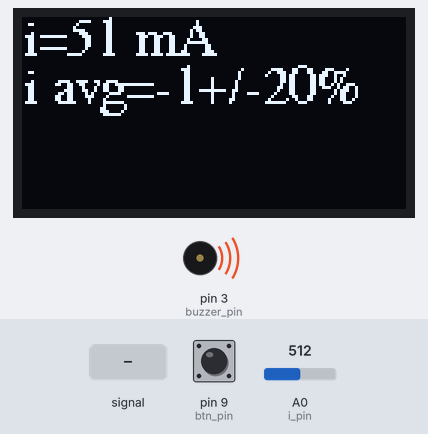
The sketch below on a simulated Arduino Uno, built with avr-gcc and run on an emulated ATmega328P. Shown: 128×64 one-colour display, buzzer (waves = sounding). The test bench sets the inputs (shaded band); at power-on: A0 (i_pin) = 512, pin 9 (btn_pin) HIGH. EEPROM starts erased.

Above: at 1.2 s.
1.3 s: A0 (i_pin) set to 66
At 2.5 s:
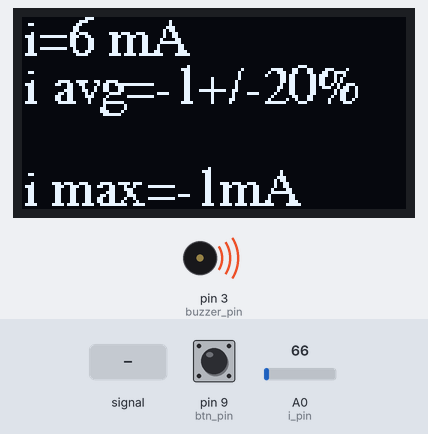
4.3 s: A0 (i_pin) set to 54
At 5.0 s:
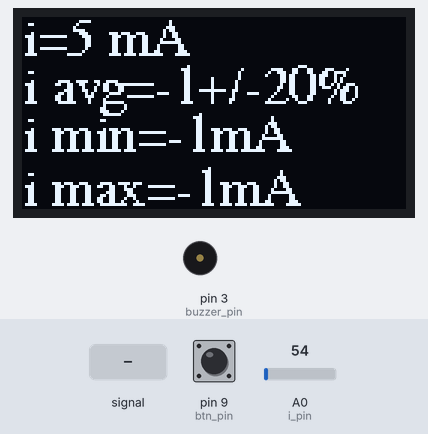
5.9 s: A0 (i_pin) set to 122
At 7.1 s:
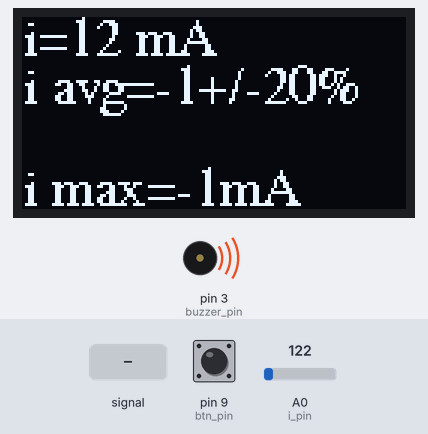
7.4 s: A0 (i_pin) fed a 200 Hz sine of ±81 counts around its level
At 8.21 s:
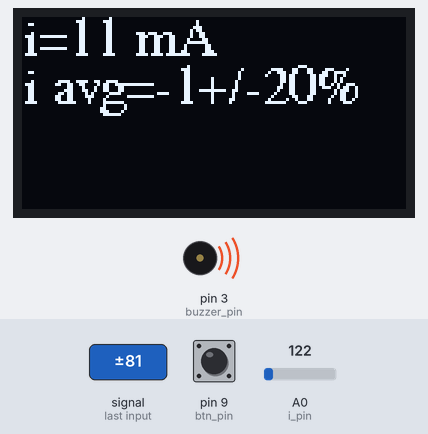
10.4 s: pin 9 (btn_pin) pulled LOW for 0.15 s
At 10.5 s:
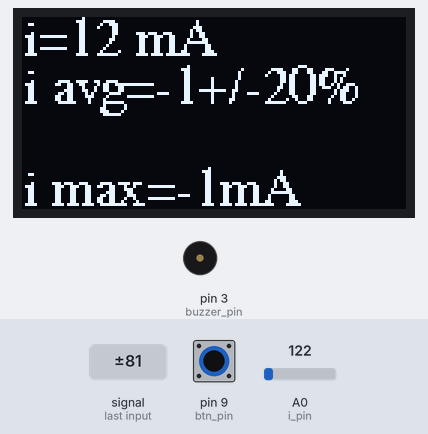
12.0 s: pin 9 (btn_pin) pulled LOW for 1 s
At 13.0 s:
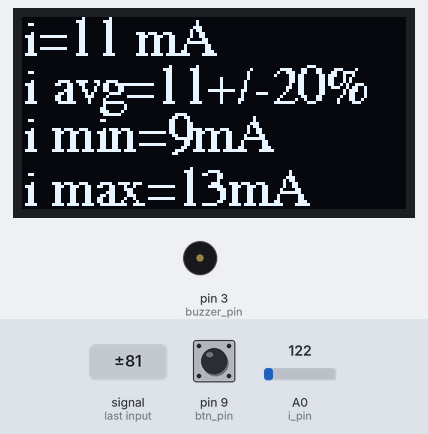
Timing chart, 0 to 15.0 s (numbered marks = the images above; inputs shaded):
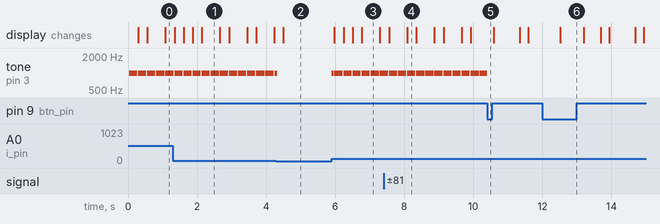

Measured:
- the behaviour switches between 60 and 59 on A0 (i_pin) (found by bisection; images 1 and 2)
- after the input at 1.3 s, the display: first changes after 0.05 s (image 1 shows a later state)
- after the input at 4.3 s, the display: changes after 0.20 s (image 2)
- after the input at 5.9 s, tone on pin 3 (buzzer_pin): silent → 1000 Hz at once, then repeats every 0.26 s: silent 0.03 s, 1000 Hz 0.24 s; the display: first changes after 0.08 s (image 3 shows a later state)
- after the input at 7.4 s, the display: first differs from a run without the input after 0.69 s (image 4)
- after the input at 10.4 s, tone on pin 3 (buzzer_pin): goes on until 10.4 s, then stays silent
- after the input at 12.0 s, the display: changes after 0.52 s (image 6)
- by itself, tone on pin 3 (buzzer_pin): alternates 1000 Hz for 0.24 s and silent for 0.03 s

The sketch:

USB_Current_Alarm.ino
```cpp
#include <Adafruit_GFX.h>
#include <Adafruit_SSD1306.h>
#include <Fonts/FreeSerif9pt7b.h>
#include <EEPROM.h>

const int i_pin=14; //I sensor I pin A0
const int btn_pin=9; //Button pin
const int buzzer_pin=3; //Button pin
const int manual_switch_pin=4; // switch pin //switch for manual set 8300

const int i_avg_addr=0; //i_avg address in eeprom
const int i_min_addr=2; //i_avg address in eeprom
const int i_max_addr=4; //i_avg address in eeprom

const int SCREEN_WIDTH=128; // OLED display width, in pixels
const int SCREEN_HEIGHT=64; // OLED display height, in pixels
const int first_string=12;  //first string on LCD
const int second_string=28;  //second string on LCD
const int third_string=44;  //third string on LCD
const int fourth_string=62;  //fourth string on LCD

const float filter_coef=100; //filter for measuring current
const int display_bypass_value=1000; //display bypass for increase perfomance
int display_bypass_iterator=0;
const int display_blink_value=1; //def=10 //for blinks i violation string //how often will blinks
int display_blink_iterator=0;

const float i_dev=0.2; //i limit deviation //def=0.2 (20%)

float i; //current current IN ADC UNITS

int i_min0=6; //i in mA //i of usb-ttl adapter
int i_min; //i in mA
int i_avg; //i in mA
int i_max; //i in mA // i must be 0.._min0 or i_min..i_max
int i_not_ok_flag=0; //flag if i is abnormal //0-ok; 1-low; 2-high


Adafruit_SSD1306 display(SCREEN_WIDTH, SCREEN_HEIGHT, &Wire, -1); // Declaration for an SSD1306 display connected to I2C (SDA, SCL pins)

void load_limits(){
  EEPROM.get(i_avg_addr,i_avg);
  EEPROM.get(i_min_addr,i_min);
  EEPROM.get(i_max_addr,i_max);
}

void setup() {
  // put your setup code here, to run once:

  load_limits();

  Serial.begin(9600);

  pinMode(btn_pin, INPUT_PULLUP);
  pinMode(i_pin, INPUT);
  analogReference(INTERNAL);

  if(!display.begin(SSD1306_SWITCHCAPVCC, 0x3C)) {
    Serial.println("SSD1306 allocation failed");
    for(;;);
  }

  display.setFont(&FreeSerif9pt7b);
  display.setTextSize(1);
  display.setTextColor(WHITE);


}


int i2ma(float i_adc){
  return floor(i_adc/10);
}


void display_bypass(){
  display_bypass_iterator++;
  if(display_bypass_iterator>=display_bypass_value){
    display_bypass_iterator=0;
    display.clearDisplay();
    display.setCursor(0,first_string);
    display.print("i=");display.print(i2ma(i));display.print(" mA");
    display.setCursor(0,second_string);
    display.print("i avg=");display.print(i_avg);display.print("+/-");display.print(round(i_dev*100));display.print("%");

    if(i_not_ok_flag==1){
      if(display_blink_iterator>0){
        display.setCursor(0,third_string);
        display.print("i min=");display.print(i_min);display.print("mA");
        if(display_blink_iterator>display_blink_value)display_blink_iterator=display_blink_value*(-1);
      }
      display_blink_iterator++;
    }

    if(i_not_ok_flag==2){
      if(display_blink_iterator>0){
        display.setCursor(0,fourth_string);
        display.print("i max=");display.print(i_max);display.print("mA");
        if(display_blink_iterator>display_blink_value)display_blink_iterator=display_blink_value*(-1);
      }
      display_blink_iterator++;
    }

    if(i_not_ok_flag==0){
        display.setCursor(0,third_string);
        display.print("i min=");display.print(i_min);display.print("mA");
        display.setCursor(0,fourth_string);
        display.print("i max=");display.print(i_max);display.print("mA");
    }

    display.display();
  }
}

void check_i(int i_ma){
  i_not_ok_flag=0;
  if(i_ma<i_min0)return;
  if(i_ma<i_min){i_not_ok_flag=1; return;}
  if(i_ma>i_max){i_not_ok_flag=2; return;}
}

void setup_limit(int i_ma){
  i_avg=i_ma;
  i_min=i_avg/(i_dev+1);
  i_max=i_avg*(i_dev+1);
}

void save_limits(){
  EEPROM.put(i_avg_addr,i_avg);
  EEPROM.put(i_min_addr,i_min);
  EEPROM.put(i_max_addr,i_max);
}


void loop() {
  // put your main code here, to run repeatedly:

  i=i+( float(analogRead(i_pin)-i) /filter_coef);

  if(digitalRead(btn_pin)==0) {
    setup_limit(i2ma(i));
    save_limits();
  }

  display_bypass();

  check_i(i2ma(i));
  if(i_not_ok_flag==1)tone(buzzer_pin,5000,5);
  if(i_not_ok_flag==2)tone(buzzer_pin,1000,5);


}
```
